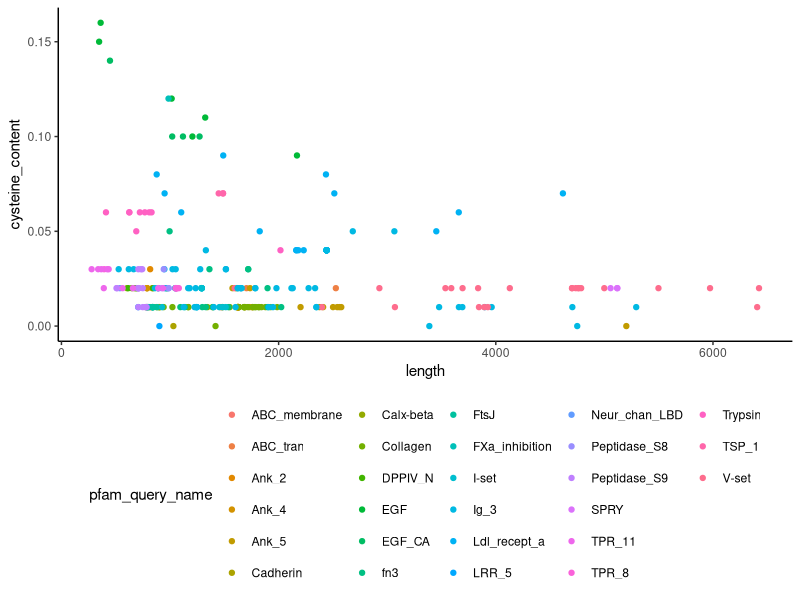
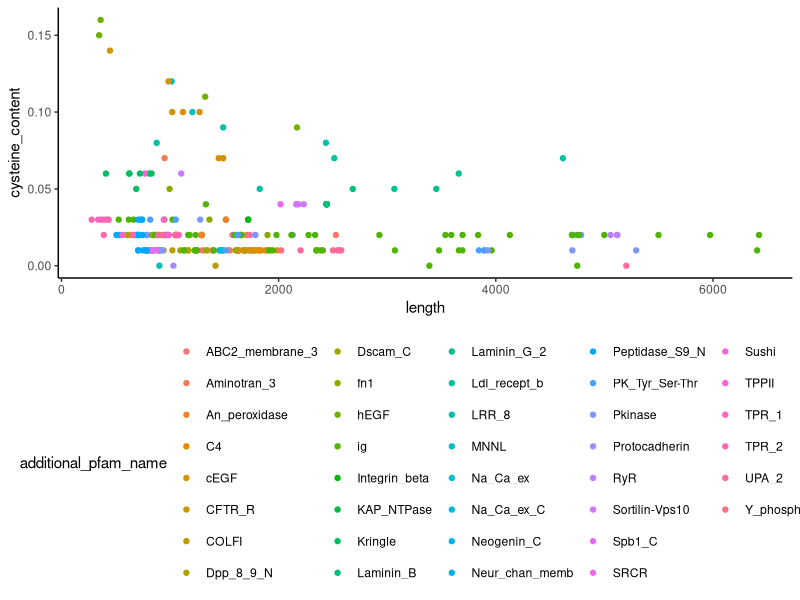

Write R code to recreate these figures, in order.
## ---- chunk 1
library(tidyverse)
## ---- chunk 2
toxin_summaries <- read.table("../results/2023-04-05_v1/summary.txt", header=TRUE, sep="\t")

additional_annotations <- read.table("../results/2023-04-05_v1/all_additional_pfam_annotations.txt", header=TRUE, sep="\t")

head(toxin_summaries)
head(additional_annotations)
## ---- chunk 3
colnames(additional_annotations) <- c("hit_id", "additional_pfam_query_accession", "additional_pfam_name")
toxin_summaries_added_annotations <- left_join(toxin_summaries, additional_annotations) %>% 
  filter(!is.na(additional_pfam_query_accession))

head(toxin_summaries_added_annotations) 

write.csv(toxin_summaries_added_annotations, "../results/2023-04-05_v1/toxin-additional-domain-annotations-hits.csv", quote = FALSE, row.names = FALSE)

## ---- chunk 4
toxin_summaries_added_annotations %>% 
  ggplot(aes(x=length, y=cysteine_content)) + 
  geom_point(aes(color=pfam_query_name)) +
  theme_classic() + 
  theme(legend.position = "bottom")
## ---- chunk 5
toxin_summaries_added_annotations %>% 
  ggplot(aes(x=length, y=cysteine_content)) +
  geom_point(aes(color=additional_pfam_name)) + 
  theme_classic() +
  theme(legend.position = "bottom")
## ---- chunk 6
sessionInfo()
